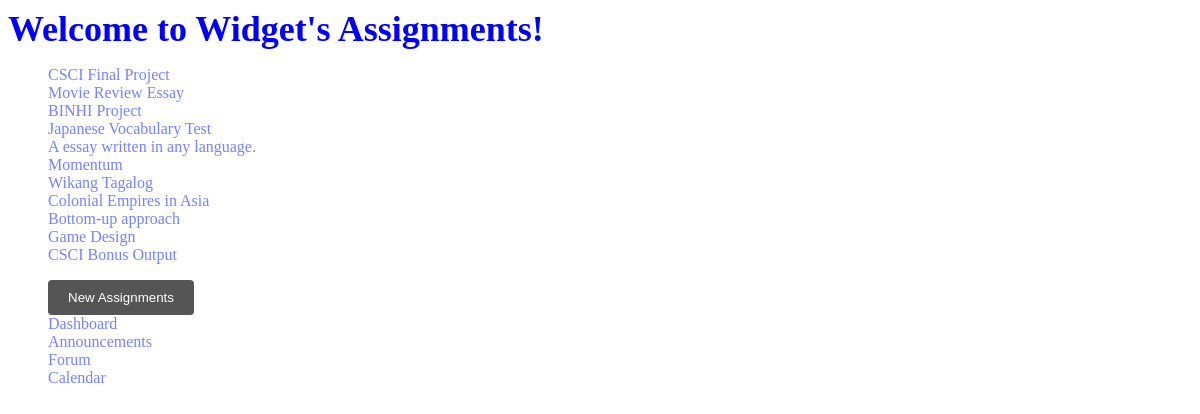
/assignments/, run on the app's committed database.
### assignments/models.py (models this page shows, shortened)
class Assignment(models.Model):
    name = models.CharField(max_length = 100)
    description = models.CharField(max_length = 1000)
    course = models.ForeignKey(Course, on_delete = models.CASCADE)
    perfect_score = models.IntegerField(default = 0)
    passing_score = models.IntegerField(default = 0)

### assignments/views.py (the view)
# urls.py: path('', views.assignments_view, name='assignment'),
def assignments_view(request):
    assignments = Assignment.objects.all().order_by('id')
    return render(request, 'assignments.html', {'assignments': assignments})

### assignments/templates/assignments.html (shortened to what this page needs)
{% extends 'base.html'%}
{% block content %}
    <h1>Welcome to Widget's Assignments!</h1>
    {% if assignments %}
        <ul>
            {% for assignment in assignments %}
                <a href={{assignment.id}}/details>{{ assignment.name }}</a><br>
            {% endfor %}
        </ul>
    {% else %}
        <p>No Available Assignments.</p>
    {% endif %}
    <ul>
        <li><button type="button" onclick="window.location.href='/assignments/add'">New Assignments</button></li>
        <li><a href="/dashboard">Dashboard</a></li>
        <li><a href="/announcements">Announcements</a></li>
        <li><a href="/forum">Forum</a></li>
        <li><a href="/calendar">Calendar</a></li>
    </ul>
{% endblock %}

### static/styles.css (style rules this page uses)
li { list-style-type: none; }
h1 { font-size: 36px; font-weight: bold; margin: 0; color: blue; }
button { background-color: #555; color: white; padding: 10px 20px; border: none; border-radius: 4px; cursor: pointer; }
body { background-image: url("https://www.pngkey.com/png/full/979-9791878_cold-as-ice-but-has-a-warm-heart.png"); background-repeat: no-repeat; }
a:link { color: #7783fc; text-decoration: none; transition: 0.2s; }
@media (min-width: 308px) { body { background-position: 200px 20px; } }

### data on the page
Assignment: name "CSCI Final Project"
Assignment: name "Movie Review Essay"
Assignment: name "BINHI Project"
Assignment: name "Japanese Vocabulary Test"
Assignment: name "A essay written in any language."
Assignment: name "Momentum"
Assignment: name "Wikang Tagalog"
Assignment: name "Colonial Empires in Asia"
Assignment: name "Bottom-up approach"
Assignment: name "Game Design"
Assignment: name "CSCI Bonus Output"
